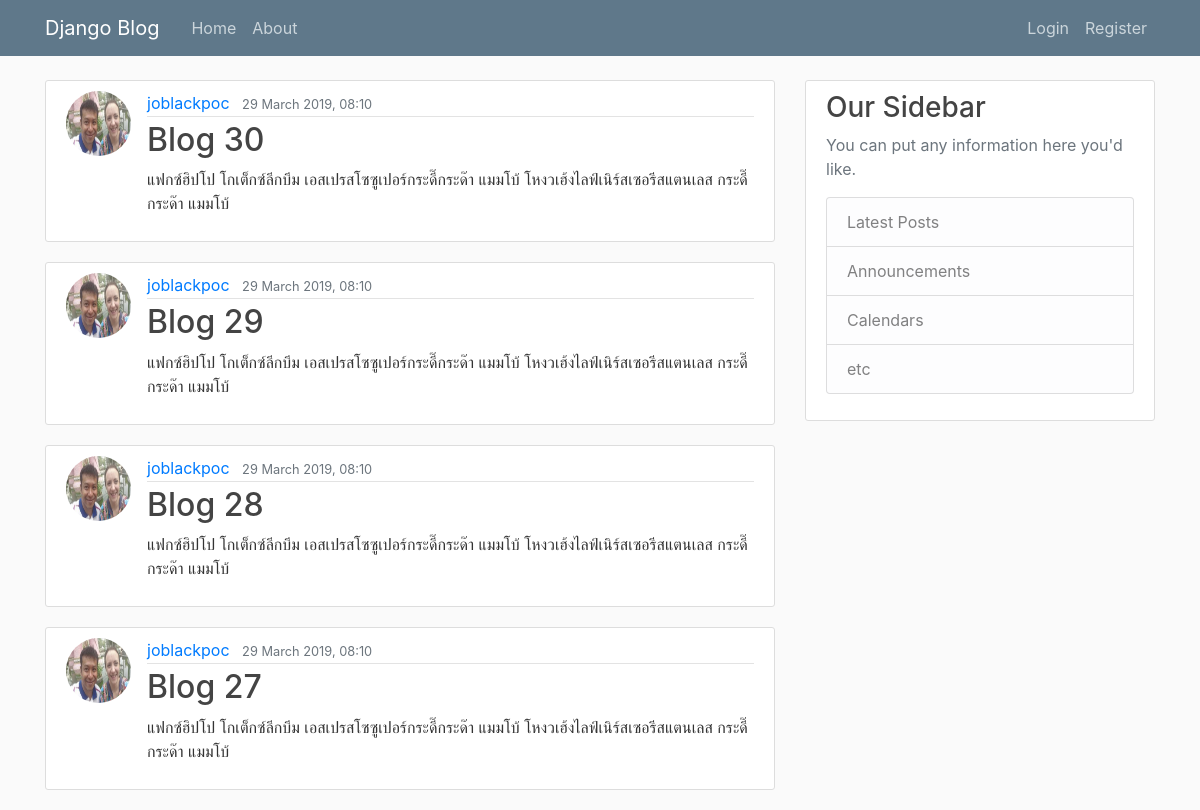
The page / on the database its author committed.
### blog/models.py (models this page shows, shortened)
class Post(models.Model):
  title = models.CharField(max_length=100)
  content = models.TextField()
  date_posted = models.DateTimeField(default=timezone.now)
  author = models.ForeignKey(User, on_delete=models.CASCADE)

### users/models.py (models this page shows, shortened)
class Profile(models.Model):
    user = models.OneToOneField(User, on_delete=models.CASCADE)
    image = models.ImageField(default='default.jpg', upload_to='profile_pics')

### blog/views.py (the view)
# urls.py: path('', PostListView.as_view(), name='blog-home'),
class PostListView(ListView):
  model = Post
  template_name = 'blog/home.html'
  context_object_name = 'posts'
  ordering = ['-date_posted']
  paginate_by = 4

### blog/templates/blog/home.html
{% extends 'blog/base.html' %}
{% block content %}
    {% for post in posts %}
      <article class="media content-section">
        <img class="rounded-circle article-img" src="{{ post.author.profile.image.url }}">
          <div class="media-body">
            <div class="article-metadata">
              <a class="mr-2" href="#">{{ post.author }}</a>
              <small class="text-muted">{{ post.date_posted|date:"d F Y, H:i" }}</small>
            </div>
            <h2><a class="article-title" href="{% url 'post-detail' post.id %}">{{ post.title }}</a></h2>
            <p class="article-content">{{ post.content }}</p>
          </div>
        </article>
    {% endfor %}
{% endblock content %}

### blog/static/blog/main.css (style rules this page uses)
body { background: #fafafa; color: #333333; margin-top: 5rem; }
h1, h2, h3, h4, h5, h6 { color: #444444; }
.content-section { background: #ffffff; padding: 10px 20px; border: 1px solid #dddddd; border-radius: 3px; margin-bottom: 20px; }
.article-title { color: #444444; }
.article-content { white-space: pre-line; }
.article-img { height: 65px; width: 65px; margin-right: 16px; }
.article-metadata { padding-bottom: 1px; margin-bottom: 4px; border-bottom: 1px solid #e3e3e3 }

### rows shown on the page
Post: author.profile.image (picture), author "joblackpoc", date_posted "29 March 2019, 08:10", title "Blog 30", content "แฟกซ์ฮิปโป โกเต็กซ์ลีกบึม เอสเปรสโซซูเปอร์กระดี๊กระด๊า แมมโบ้ โหงวเฮ้งไลฟ์เนิร์สเซอรีสแตนเลส กระดี๊กระด๊า แมมโบ้"
Post: author.profile.image (picture), author "joblackpoc", date_posted "29 March 2019, 08:10", title "Blog 29", content "แฟกซ์ฮิปโป โกเต็กซ์ลีกบึม เอสเปรสโซซูเปอร์กระดี๊กระด๊า แมมโบ้ โหงวเฮ้งไลฟ์เนิร์สเซอรีสแตนเลส กระดี๊กระด๊า แมมโบ้"
Post: author.profile.image (picture), author "joblackpoc", date_posted "29 March 2019, 08:10", title "Blog 28", content "แฟกซ์ฮิปโป โกเต็กซ์ลีกบึม เอสเปรสโซซูเปอร์กระดี๊กระด๊า แมมโบ้ โหงวเฮ้งไลฟ์เนิร์สเซอรีสแตนเลส กระดี๊กระด๊า แมมโบ้"
Post: author.profile.image (picture), author "joblackpoc", date_posted "29 March 2019, 08:10", title "Blog 27", content "แฟกซ์ฮิปโป โกเต็กซ์ลีกบึม เอสเปรสโซซูเปอร์กระดี๊กระด๊า แมมโบ้ โหงวเฮ้งไลฟ์เนิร์สเซอรีสแตนเลส กระดี๊กระด๊า แมมโบ้"
